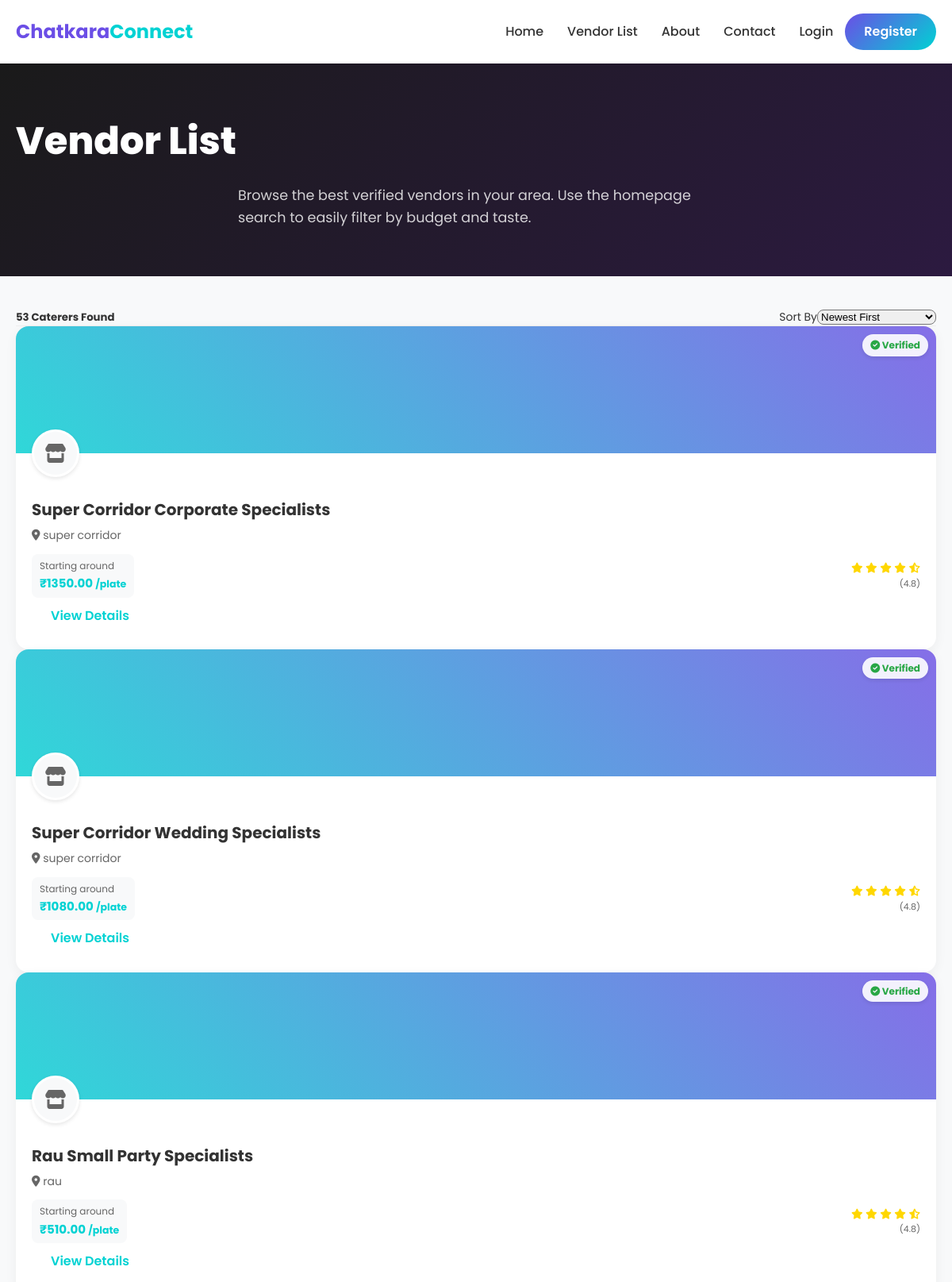
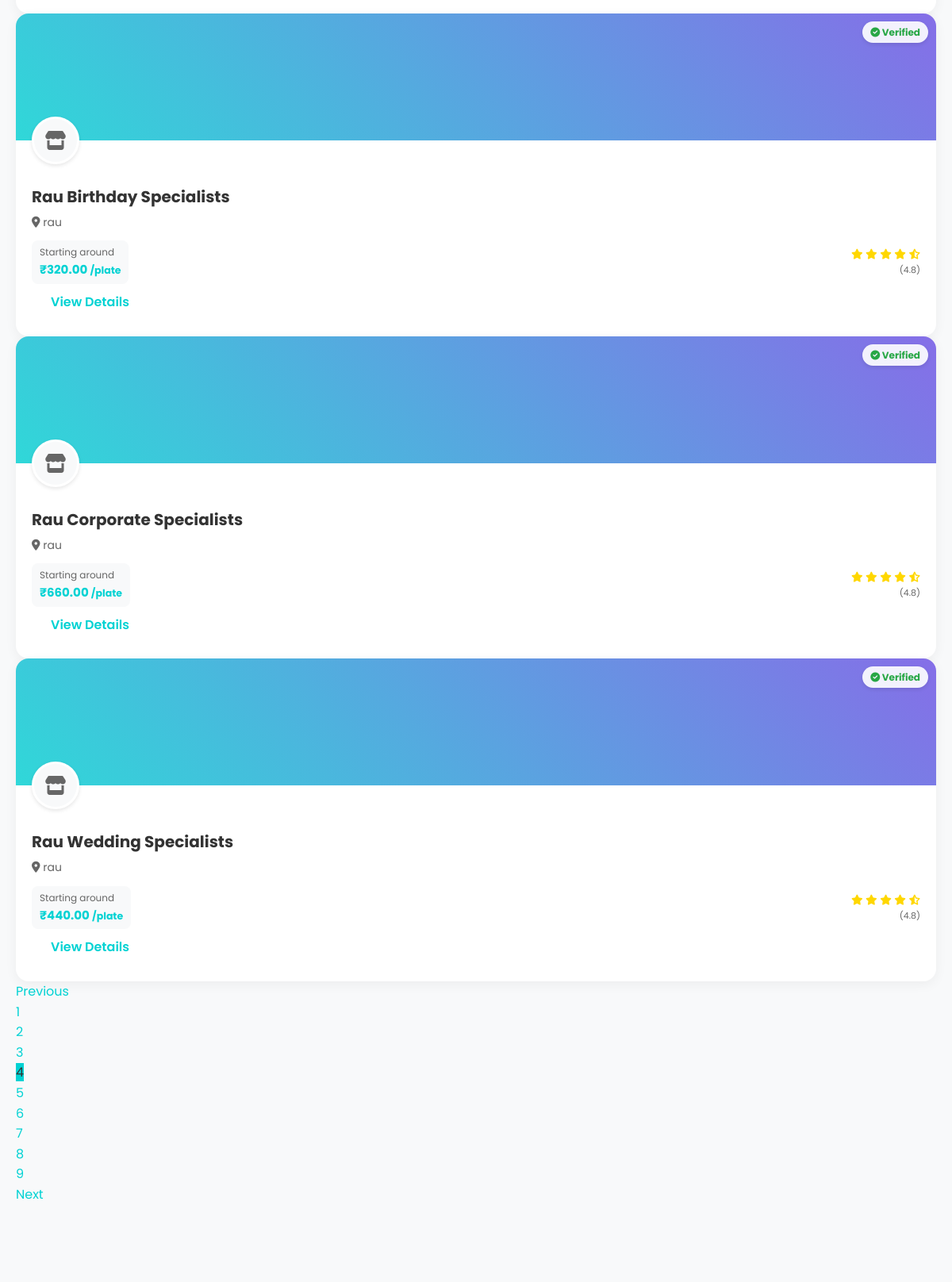
The app's page /caterers/?page=4 (upper part) with its own data (2 pictures, top to bottom).
### vendor/models.py (models this page shows, shortened)
class VendorProfile(models.Model):
    user = models.OneToOneField(settings.AUTH_USER_MODEL, on_delete=models.CASCADE, related_name='vendor_profile')
    business_name = models.CharField(max_length=255)
    business_description = models.TextField(blank=True, null=True)
    service_area = models.CharField(max_length=100)
    address = models.TextField()
    profile_image = models.ImageField(upload_to='vendor/profile/', blank=True, null=True)
    cover_image = models.ImageField(upload_to='vendor/covers/', blank=True, null=True)
    starting_price_per_plate = models.DecimalField(max_digits=10, decimal_places=2)
    is_verified = models.BooleanField(default=False)
    created_at = models.DateTimeField(auto_now_add=True)
    updated_at = models.DateTimeField(auto_now=True)

### marketplace/views.py (the view, shortened to what this page needs)
# urls.py: path('caterers/', views.caterer_list, name='caterer_list'),
def caterer_list(request):
    vendors = VendorProfile.objects.filter(is_verified=True)
    search_query = request.GET.get('search')
    if search_query:
        vendors = vendors.filter(business_name__icontains=search_query)
    city = request.GET.get('city')
    if city:
        vendors = vendors.filter(service_area__icontains=city)
    budget = request.GET.get('budget')
    category_id = request.GET.get('category')
    if category_id:
        vendors = vendors.filter(categories__id=category_id).distinct()
    event_type = request.GET.get('event_type')
    if event_type:
        vendors = vendors.filter(
            Q(business_description__icontains=event_type) |
            Q(categories__name__icontains=event_type)
        ).distinct()
    sort_by = request.GET.get('sort')
    if sort_by == 'price_asc':
        vendors = vendors.order_by('starting_price_per_plate')
    elif sort_by == 'price_desc':
        vendors = vendors.order_by('-starting_price_per_plate')
    elif sort_by == 'newest':
        vendors = vendors.order_by('-created_at')
    else:
        vendors = vendors.order_by('-created_at') # Default sorting
    paginator = Paginator(vendors, 6) # 6 vendors per page
    page_number = request.GET.get('page')
    page_obj = paginator.get_page(page_number)
    cities = VendorProfile.objects.filter(is_verified=True).values_list('service_area', flat=True).distinct()
    categories_filter = MenuCategory.objects.all().distinct('name') # Depending on DB, distinct by field might not work in SQLite, but usually works fine or we can just get values
    context = {
        'page_obj': page_obj,
        'cities': cities,
        'categories_filter': MenuCategory.objects.values('id', 'name').distinct(),
        'request_GET': request.GET, # pass GET parameters to maintain filter state in pagination
    }
    return render(request, 'marketplace/caterer_list.html', context)

### templates/marketplace/caterer_list.html (shortened to what this page needs)
{% extends 'base.html' %}
{% load static %}
{% block content %}
<div class="caterer-list-header"
    style="background: linear-gradient(135deg, #1A1A1A, #2c1a40); padding: 60px 0; color: white;">
    <div class="container text-center">
        <h1 style="font-weight: 800; font-size: 3rem; margin-bottom: 15px;">Vendor List</h1>
        <p style="opacity: 0.8; font-size: 1.1rem; max-width: 600px; margin: 0 auto;">
            Browse the best verified vendors in your area. Use the homepage search to easily filter by budget and taste.
        </p>
    </div>
</div>
<div class="container" style="margin-top: 40px; margin-bottom: 60px;">
    <div class="row">
        <div class="col-12">
            <div class="d-flex justify-content-between align-items-center mb-4 pb-3" style="border-bottom: 1px solid #eee;">
                <h5 style="margin: 0; font-weight: 700;">{{ page_obj.paginator.count }} Caterers Found</h5>
                <form action="{% url 'caterer_list' %}" method="GET" class="d-flex align-items-center">
                    <label class="me-2 text-muted" style="font-size: 14px; white-space: nowrap;">Sort By</label>
                    <select name="sort" class="form-select form-select-sm" style="border-radius: 8px; width: 150px;" onchange="this.form.submit()">
                        <option value="newest" {% if request_GET.sort == 'newest' %}selected{% endif %}>Newest First</option>
                    </select>
                </form>
            </div>
            <div class="row">
                {% for vendor in page_obj %}
                <div class="col-md-6 col-lg-4 mb-4">
                    <div class="caterer-card"
                        style="background: white; border-radius: 16px; overflow: hidden; box-shadow: 0 4px 15px rgba(0,0,0,0.05); transition: transform 0.3s ease, box-shadow 0.3s ease; height: 100%; display: flex; flex-direction: column;">
                        <div style="height: 160px; position: relative; background: #eee;">
                            {% if vendor.cover_image %}
                            <img src="{{ vendor.cover_image.url }}" alt="{{ vendor.business_name }}"
                                style="width: 100%; height: 100%; object-fit: cover;">
                            {% else %}
                            <div
                                style="width: 100%; height: 100%; background: linear-gradient(45deg, var(--secondary), var(--primary)); opacity: 0.8;">
                            </div>
                            {% endif %}
                            <div
                                style="position: absolute; top: 10px; right: 10px; background: rgba(255, 255, 255, 0.9); padding: 4px 10px; border-radius: 20px; font-size: 12px; font-weight: 700; color: #28a745; box-shadow: 0 2px 5px rgba(0,0,0,0.1);">
                                <i class="fas fa-check-circle"></i> Verified
                            </div>
                        </div>
                        <div
                            style="padding: 20px; position: relative; flex-grow: 1; display: flex; flex-direction: column;">
                            <div
                                style="width: 60px; height: 60px; border-radius: 50%; border: 3px solid white; overflow: hidden; position: absolute; top: -30px; left: 20px; background: white; box-shadow: 0 2px 5px rgba(0,0,0,0.1);">
                                {% if vendor.profile_image %}
                                <img src="{{ vendor.profile_image.url }}" alt="Profile"
                                    style="width: 100%; height: 100%; object-fit: cover;">
                                {% else %}
                                <div
                                    style="width: 100%; height: 100%; background: var(--bg-light); display: flex; align-items: center; justify-content: center; font-size: 24px; color: var(--text-muted);">
                                    <i class="fas fa-store"></i>
                                </div>
                                {% endif %}
                            </div>
                            <div style="margin-top: 35px;">
                                <h4
                                    style="font-weight: 700; font-size: 1.25rem; margin-bottom: 5px; color: var(--text-main); white-space: nowrap; overflow: hidden; text-overflow: ellipsis;">
                                    {{ vendor.business_name }}</h4>
                                <p style="color: var(--text-muted); font-size: 14px; margin-bottom: 12px; white-space: nowrap; overflow: hidden; text-overflow: ellipsis;">
                                    <i class="fas fa-map-marker-alt text-danger"></i> {{ vendor.service_area }}
                                </p>
                                <div class="d-flex justify-content-between align-items-center mb-3">
                                    <div style="background: #f8f9fa; padding: 5px 10px; border-radius: 8px;">
                                        <span style="font-size: 12px; color: var(--text-muted); display: block;">Starting around</span>
                                        <span style="font-weight: 700; color: var(--secondary); font-size: 15px;">₹{{ vendor.starting_price_per_plate }} <small class="text-muted">/plate</small></span>
                                    </div>
                                    <div style="color: #FFD700; font-size: 13px; text-align: right;">
                                        <i class="fas fa-star"></i>
                                        <i class="fas fa-star"></i>
                                        <i class="fas fa-star"></i>
                                        <i class="fas fa-star"></i>
                                        <i class="fas fa-star-half-alt"></i>
                                        <span
                                            style="color: var(--text-muted); display: block; font-size: 11px;">(4.8)</span>
                                    </div>
                                </div>
                            </div>
                            <div class="mt-auto pt-3 border-top">
                                <a href="{% url 'caterer_detail' vendor.id vendor.business_name|slugify %}"
                                    class="btn btn-outline-primary w-100"
                                    style="border-radius: 8px; font-weight: 600; border-color: var(--secondary); color: var(--secondary); transition: all 0.3s ease;">View
                                    Details</a>
                            </div>
                        </div>
                    </div>
                </div>
                {% endfor %}
            </div>
            {% if page_obj.has_other_pages %}
            <nav aria-label="Page navigation" class="mt-4 mb-5">
                <ul class="pagination justify-content-center">
                    {% if page_obj.has_previous %}
                    <li class="page-item">
                        <a class="page-link"
                            href="?{% for key, value in request_GET.items %}{% if key != 'page' %}{{ key }}={{ value }}&{% endif %}{% endfor %}page={{ page_obj.previous_page_number }}"
                            style="color: var(--secondary); border-radius: 8px 0 0 8px;">Previous</a>
                    </li>
                    {% endif %}
                    {% for num in page_obj.paginator.page_range %}
                    {% if page_obj.number == num %}
                    <li class="page-item active" aria-current="page"><span class="page-link"
                            style="background-color: var(--secondary); border-color: var(--secondary);">{{ num }}</span>
                    </li>
                    {% else %}
                    <li class="page-item"><a class="page-link"
                            href="?{% for key, value in request_GET.items %}{% if key != 'page' %}{{ key }}={{ value }}&{% endif %}{% endfor %}page={{ num }}"
                            style="color: var(--secondary);">{{ num }}</a></li>
                    {% endif %}
                    {% endfor %}
                    {% if page_obj.has_next %}
                    <li class="page-item">
                        <a class="page-link"
                            href="?{% for key, value in request_GET.items %}{% if key != 'page' %}{{ key }}={{ value }}&{% endif %}{% endfor %}page={{ page_obj.next_page_number }}"
                            style="color: var(--secondary); border-radius: 0 8px 8px 0;">Next</a>
                    </li>
                    {% endif %}
                </ul>
            </nav>
            {% endif %}
        </div>
    </div>
</div>
{% endblock %}

### static/css/style.css (style rules this page uses)
:root { --primary: #6B4EE6; --primary-dark: #533CB1; --secondary: #00D2D3; --text-main: #333333; --text-muted: #666666; --bg-light: #F8F9FA; --white: #FFFFFF; --gradient: linear-gradient(135deg, #6B4EE6 0%, #00D2D3 100%); --gradient-hover: linear-gradient(135deg, #533CB1 0%, #00A8A9 100%); --radius-lg: 16px; --radius-md: 8px; --shadow-sm: 0 4px 6px rgba(0, 0, 0, 0.05); --shadow-md: 0 10px 15px rgba(0, 0, 0, 0.1); --transition: all 0.3s ease; }
* { margin: 0; padding: 0; box-sizing: border-box; }
body { font-family: 'Poppins', sans-serif; color: var(--text-main); background-color: var(--bg-light); line-height: 1.6; overflow-x: hidden; }
a { text-decoration: none; color: inherit; transition: var(--transition); }
ul { list-style: none; }
.container { max-width: 1200px; margin: 0 auto; padding: 0 20px; }
.btn { padding: 10px 24px; border-radius: 30px; font-weight: 600; cursor: pointer; border: none; display: inline-block; transition: var(--transition); }
.d-flex { display: flex; }
.justify-content-between { justify-content: space-between; }
.align-items-center { align-items: center; }

### records on screen
VendorProfile: business_name "Super Corridor Corporate Specialists", service_area "super corridor", starting_price_per_plate "1350.00"
VendorProfile: business_name "Super Corridor Wedding Specialists", service_area "super corridor", starting_price_per_plate "1080.00"
VendorProfile: business_name "Rau Small Party Specialists", service_area "rau", starting_price_per_plate "510.00"
VendorProfile: business_name "Rau Birthday Specialists", service_area "rau", starting_price_per_plate "320.00"
VendorProfile: business_name "Rau Corporate Specialists", service_area "rau", starting_price_per_plate "660.00"
VendorProfile: business_name "Rau Wedding Specialists", service_area "rau", starting_price_per_plate "440.00"

### other values on screen
{{ page_obj.paginator.count }} "53"
{{ num }} "1" "2" "3" "5" "6" "7" "8" "9"
{{ num }} "4"
